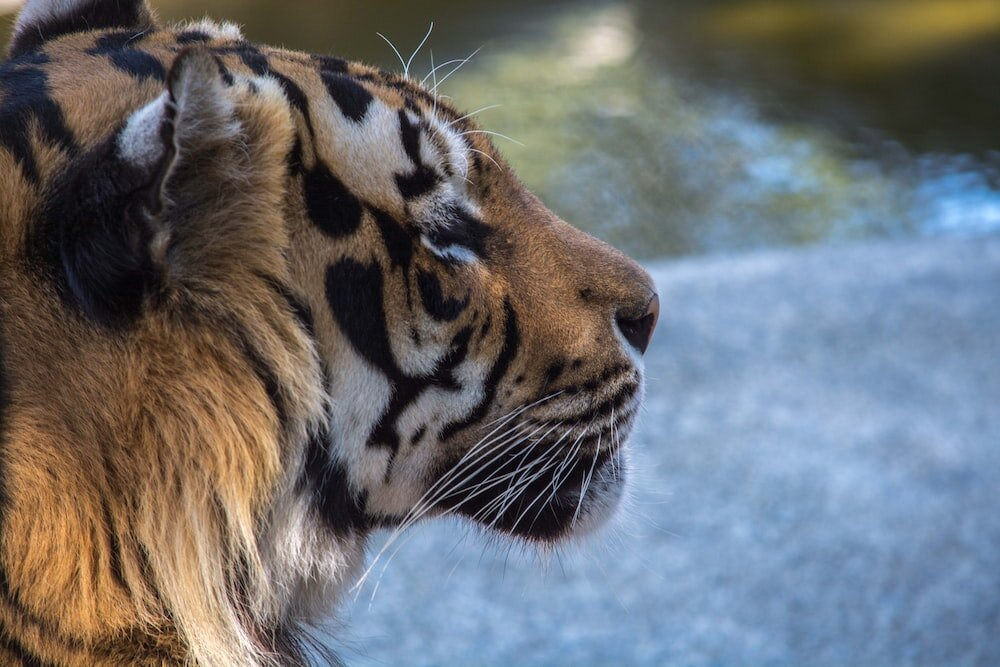
#> input picture input.jpg, 1000 x 667 px
$ python image_manipulation.py
#> lines starting #> are read from the running program, lines starting #| are printed output that depends on the picture
from PIL import Image, ImageFilter

def resize_image(image_path, output_path, width, height):
#> called with image_path = 'input.jpg', output_path = 'resized.jpg', width = 800, height = 600
    image = Image.open(image_path)
#> image is the input picture: PIL image 1000x667 RGB; mean R, G, B 107.9, 110, 113.7
    resized_image = image.resize((width, height))
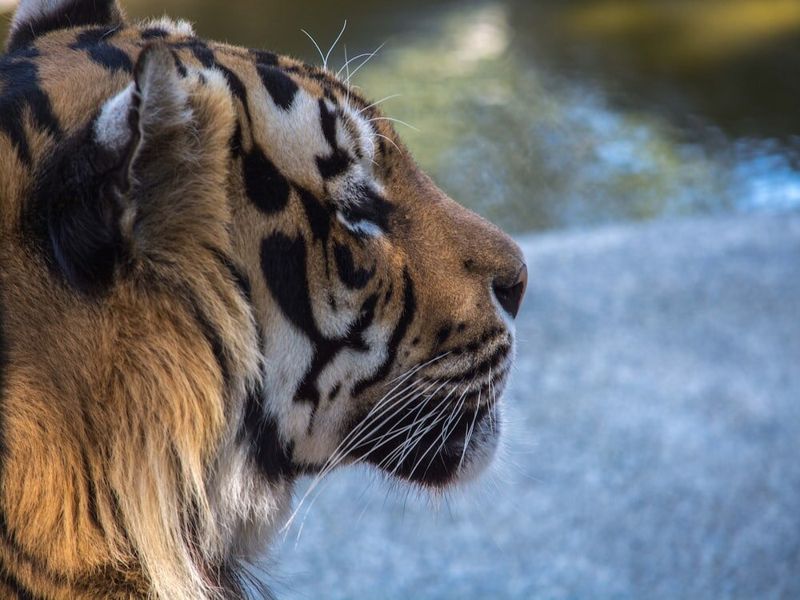
#> resized_image: PIL image 800x600 RGB; mean R, G, B 107.9, 110, 113.7
    resized_image.save(output_path)

def crop_image(image_path, output_path, left, top, right, bottom):
#> called with image_path = 'input.jpg', output_path = 'cropped.jpg', left = 100, top = 100, right = 500, bottom = 400
    image = Image.open(image_path)
    cropped_image = image.crop((left, top, right, bottom))
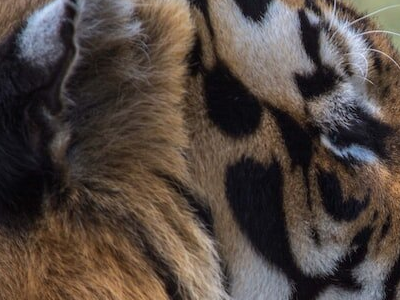
#> cropped_image: PIL image 400x300 RGB; mean R, G, B 82.3, 70.8, 64.4
    cropped_image.save(output_path)

def rotate_image(image_path, output_path, angle):
#> called with image_path = 'input.jpg', output_path = 'rotated.jpg', angle = 90
    image = Image.open(image_path)
    rotated_image = image.rotate(angle)
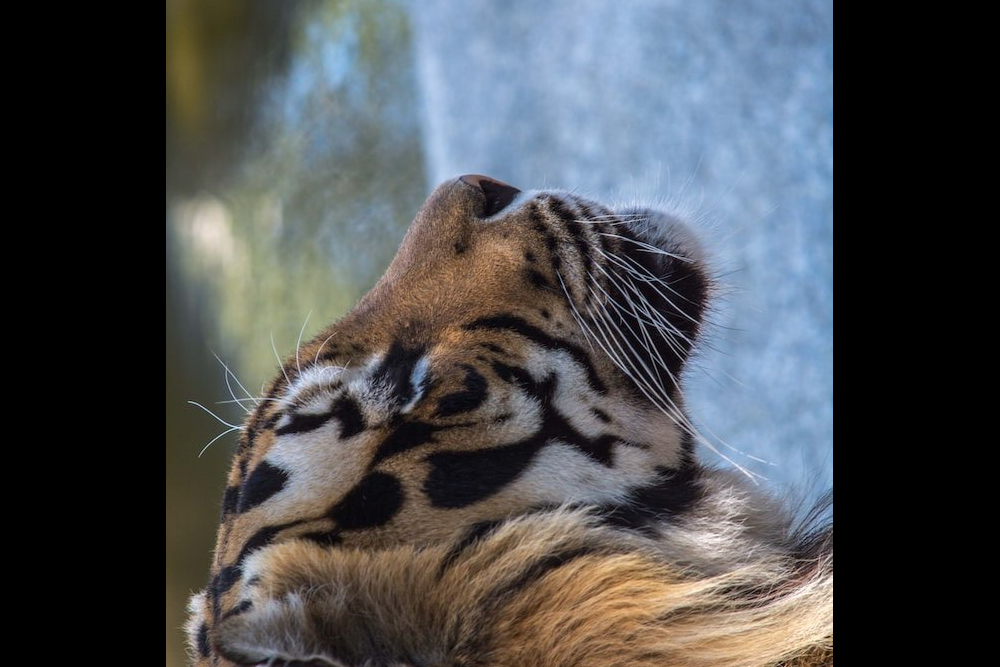
#> rotated_image: PIL image 1000x667 RGB; mean R, G, B 74.6, 76.7, 79.4
    rotated_image.save(output_path)

def apply_filter(image_path, output_path, filter_type):
#> called with image_path = 'input.jpg', output_path = 'filtered.jpg'
    image = Image.open(image_path)
    filtered_image = image.filter(filter_type)
    filtered_image.save(output_path)

# Example usage:
resize_image('input.jpg', 'resized.jpg', 800, 600)
crop_image('input.jpg', 'cropped.jpg', 100, 100, 500, 400)
rotate_image('input.jpg', 'rotated.jpg', 90)
apply_filter('input.jpg', 'filtered.jpg', ImageFilter.BLUR)
